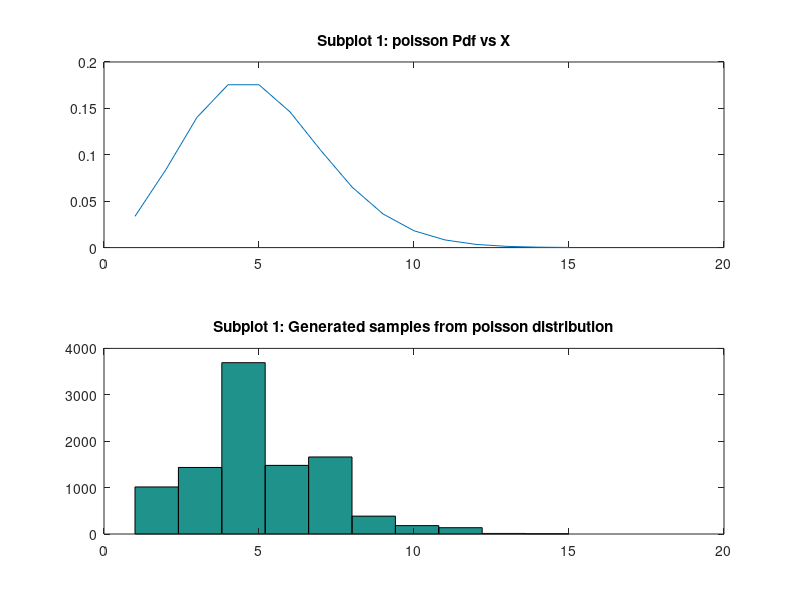

MATLAB code for this plot:
clear all
close all
%Domain values
xmin= 1;
xmax=15 ;
% Domain set
domain= xmin:xmax;
lamda=5
pdx= poisspdf(domain,lamda);
%Getting pdf of poisson distribtion
m=max(pdx);
i=1
while (i<10000)
    t=rand;
    x_sample=(xmax-xmin)*t +xmin; 
    u= m.*rand;
    x=round(x_sample)
    pdxi=poisspdf(x,lamda);
    if u <= pdxi;
        sample(i)=round(x_sample);
        i=i+1
        
    
    end

end 
disp(sample)
subplot(2,1,1)
plot(domain,pdx)
title('Subplot 1: poisson Pdf vs X')
subplot(2,1,2)
hist(sample)
title('Subplot 1: Generated samples from poisson distribution')

